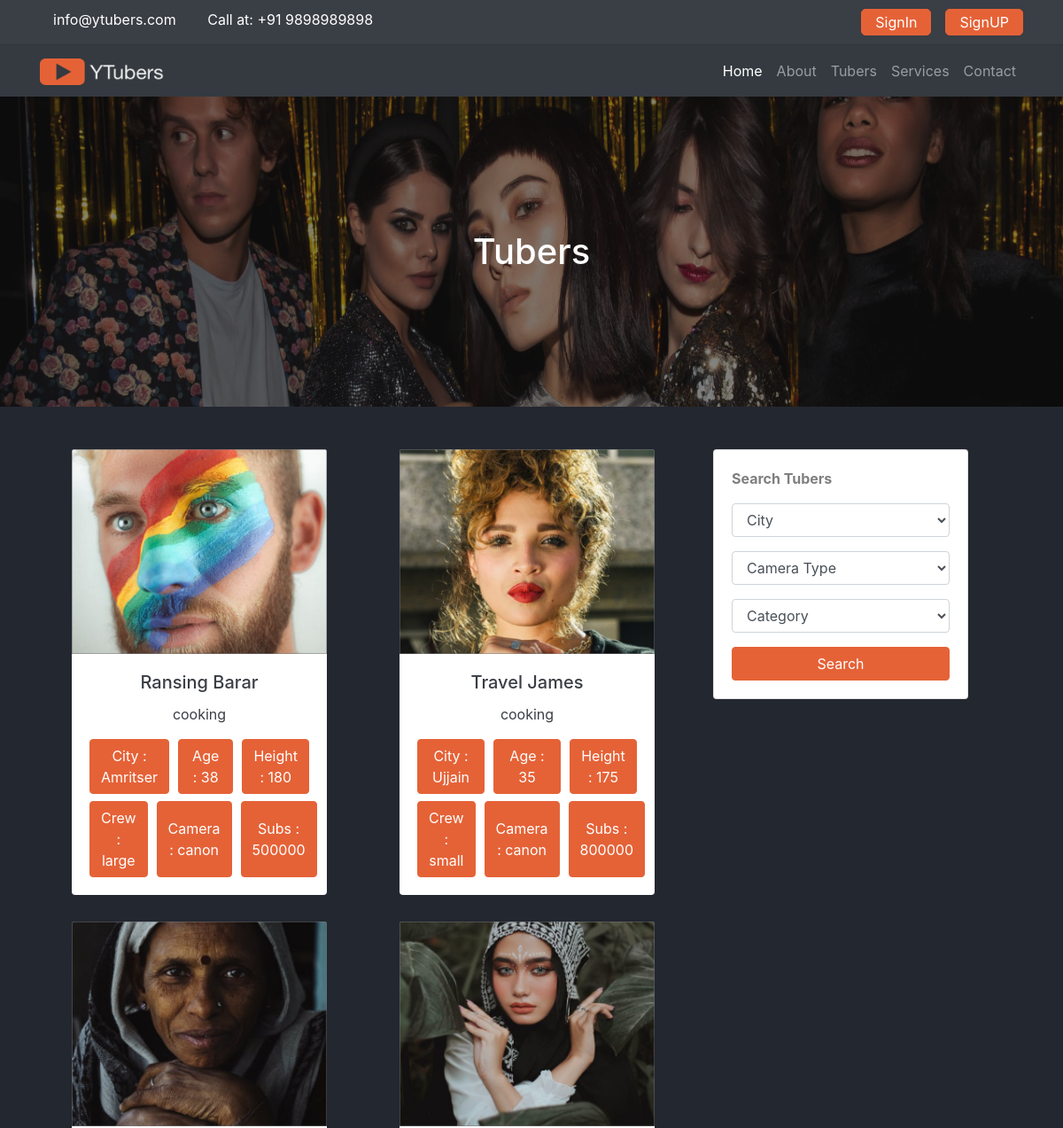
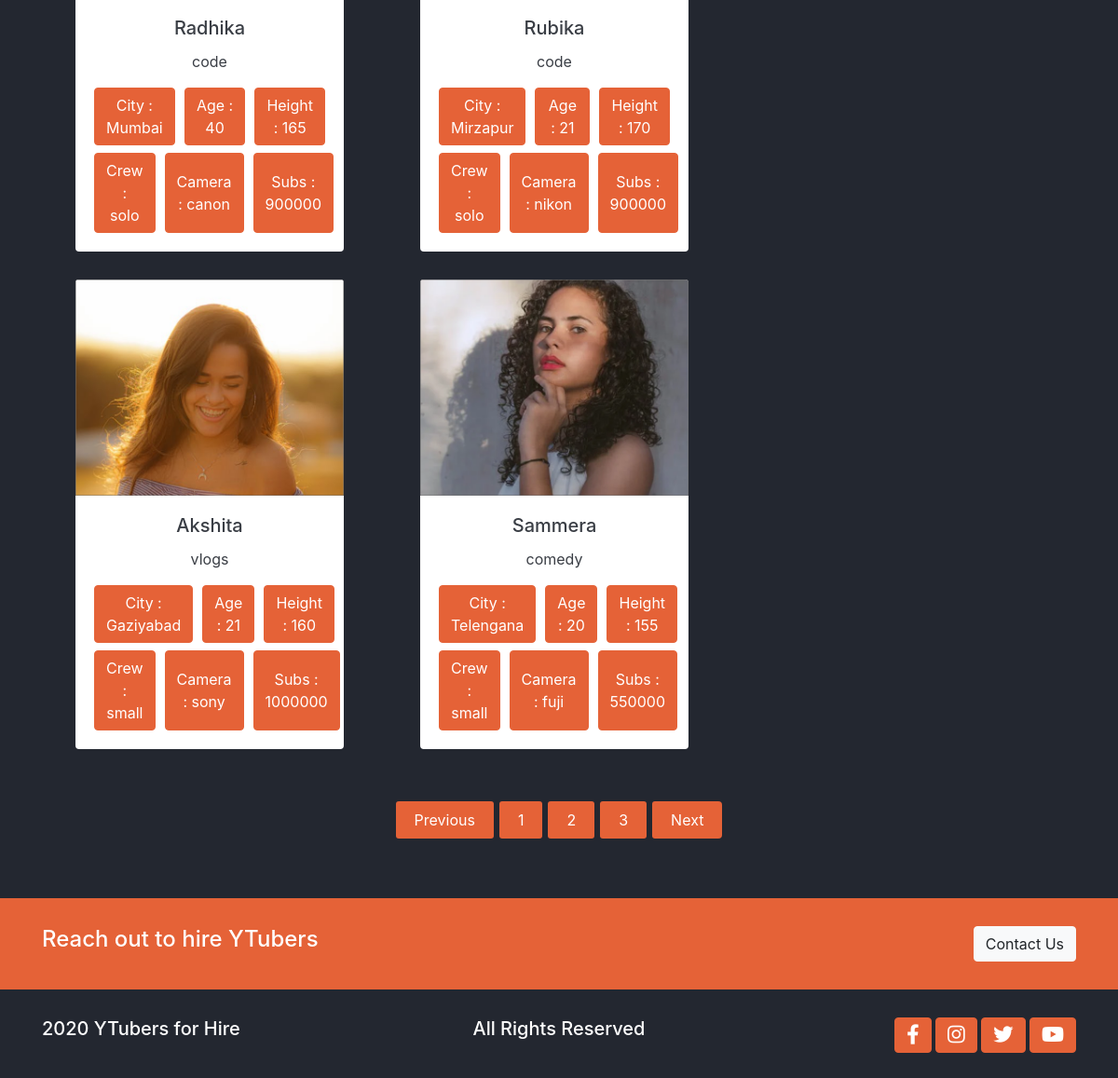
The page /youtubers/ on the database its author committed (2 pictures, top to bottom).
### youtubers/models.py (models this page shows)
class Youtuber(models.Model):
	crew_choices=(
		  ('solo','solo'),
		  ('small','small'),
		  ('large','large'),
		)
	camera_choices=(
		  ('canon','canon'),
		  ('nikon','nikon'),
		  ('sony','sony'),
		  ('red','red'),
		  ('fuji','fuji'),
		  ('panasonic','panasonic'),
		  ('other','other'),
		)
	category_choices=(
		  ('code','code'),
		  ('mobilereview','mobile_review'),
		  ('cooking','cooking'),
		  ('vlogs','vlogs'),
		  ('comedy','comedy'),
		  ('music','music'),
		  ('gaming','gaming'),
		)
	name = models.CharField(max_length=255)
	price = models.IntegerField()
	photo = models.ImageField(upload_to='media/ytubers/%y/%m/')
	vedio_url = models.CharField(max_length=255)
	description = RichTextField()
	city = models.CharField(max_length=255)
	age = models.IntegerField()
	hight = models.IntegerField()
	crew = models.CharField(choices=crew_choices,max_length=255)
	camera_type = models.CharField(choices=camera_choices,max_length=255)
	subs_count = models.CharField(max_length=255)
	category = models.CharField(choices=category_choices,max_length=255)
	is_featured = models.BooleanField(default=False)
	created_date = models.DateTimeField(default=datetime.now, blank=True)

### youtubers/views.py (the view)
# urls.py: path('youtubers/',include('youtubers.urls')),
def youtubers(request):
	tubers = Youtuber.objects.all()
	data = {
	    'tubers' : tubers,
	}
	return render(request,'youtubers/youtubers.html',data)

### templates/youtubers/youtubers.html (shortened to what this page needs)
{%extends 'base.html' %}
{% load static %}
{% block content %}
 <main class="tubers-page">
    <div class="banner">
      <img src="{% static './assets/images/bg-banner.png' %}" alt="" class="img-fluid w-100">
      <h1 class="text-center">
        Tubers
      </h1>
    </div>
    <section class="container mt-5 mb-5">
      <div class="row ">
        <div class="col-lg-8 mb-2 ">
          <section class="tubers">
            {% for tuber in tubers %}
            <div class="card border-0 text-center">
              <div class="feature-text">
              	<a href="{% url 'youtubers_detail' tuber.id %}">
                <img src="{{ tuber.photo.url }}" class="card-img-top" alt="team-member">
                </a>
              </div>
              <div class="card-body">
                <h5 class="card-title">{{ tuber.name }}</h5>
                <p class="card-text">{{ tuber.category }}</p>
                <div class="person-description mt-2">
                  <button class="btn btn-accent"> City : {{ tuber.city }}</button>
                  <button class="btn btn-accent"> Age : {{ tuber.age }}</button>
                  <button class="btn btn-accent"> Height : {{ tuber.hight }}</button>
                </div>
                <div class="person-description mt-2">
                  <button class="btn btn-accent"> Crew : {{ tuber.crew }} </button>
                  <button class="btn btn-accent"> Camera : {{ tuber.camera_type }} </button>
                  <button class="btn btn-accent"> Subs : {{ tuber.subs_count }}</button>
                </div>
              </div>
            </div>
            {% endfor %}
          </section>
        </div>
        <div class="col-lg-4 ">
          <div class="card">
            <div class="card-body">
              <p class="text-left font-weight-bolder text-black-50">
                Search Tubers
              </p>
              <form>
                <div class="form-group">
                  <select id="inputState" class="form-control">
                    <option selected disabled hidden>City</option>
                  </select>
                </div>
                <div class="form-group">
                  <select id="inputState" class="form-control">
                    <option selected disabled hidden>Camera Type</option>
                  </select>
                </div>
                <div class="form-group">
                  <select class="form-control">
                    <option selected disabled hidden>Category</option>
                  </select>
                </div>
              </form>
              <button class="btn btn-accent btn-block">Search</button>
            </div>
          </div>
        </div>
      </div>
    </section>
    <div class="container section pagination-section mt-3">
      <nav aria-label="Page navigation example">
        <ul class="pagination justify-content-center">
          <li class="page-item disabled">
            <a class="page-link" href="#" tabindex="-1" aria-disabled="true">Previous</a>
          </li>
          <li class="page-item"><a class="page-link" href="#">1</a></li>
          <li class="page-item"><a class="page-link" href="#">2</a></li>
          <li class="page-item"><a class="page-link" href="#">3</a></li>
          <li class="page-item">
            <a class="page-link" href="#">Next</a>
          </li>
        </ul>
      </nav>
    </div>
  </main>
{% endblock %}

### templates/base.html (shortened to what this page needs)
{% load static %}
<!DOCTYPE html>
<html lang="en">
<head>
  <link rel="stylesheet" href="https://cdnjs.cloudflare.com/ajax/libs/font-awesome/5.15.1/css/all.min.css"
 />
  <link rel="stylesheet" href="https://cdnjs.cloudflare.com/ajax/libs/animate.css/4.1.1/animate.min.css" />
  <link rel="stylesheet" type="text/css" href="//cdn.jsdelivr.net/npm/slick-carousel@1.8.1/slick/slick.css" />
  <link rel="stylesheet" type="text/css" href="//cdn.jsdelivr.net/npm/slick-carousel@1.8.1/slick/slick-theme.css" />
  <link rel="stylesheet" href="https://cdn.jsdelivr.net/npm/bootstrap@4.5.3/dist/css/bootstrap.min.css"
>
  <link rel="stylesheet" href="{% static './css/base.css' %}">
  <link rel="stylesheet" href="{% static './css/utils.css' %}">
  <link rel="stylesheet" href="{% static './css/style.css' %}">
  <link rel="stylesheet" href="{% static './css/mediaquery.css' %}">
</head>
<body>
  <header class="header ">
    <div class="container">
      <div class="row ">
        <div class="col-md-6 header-info">
          <a href="mailto:info@ytubers.com" class="mr-3">info@ytubers.com</a>
          <span>Call at: +91 9898989898 </span>
        </div>
        <div class="header-buttons col-md-6 d-flex justify-content-end">
          {% if user.is_authenticated %}
          <a class="btn btn-accent mr-3" href="{% url 'dashboard' %}">dashboard</a>
          <a class="btn btn-accent " href="{% url 'logouts' %}">logout</a>
          {% else %}
           <a class="btn btn-accent mr-3" href="{% url 'login' %}">SignIn</a>
          <a class="btn btn-accent " href="{% url 'register' %}">SignUP</a>
          {% endif %}
        </div>
      </div>
    </div>
  </header>
  <nav class="navbar navbar-expand-lg navbar-dark bg-dark">
    <div class="container">
      <a class="navbar-brand" href="{% url 'home' %}">
        <img src="{% static './assets/images/logo.png' %}" alt="" width="140" height="30" alt="" loading="lazy">
      </a>
      <div class="collapse navbar-collapse" id="navbarNav">
        <ul class="navbar-nav ml-auto">
          <li class="nav-item active">
            <a class="nav-link" href="{% url 'home' %}">Home</a>
          </li>
          <li class="nav-item">
            <a class="nav-link" href="{% url 'about' %}">About</a>
          </li>
          <li class="nav-item">
            <a class="nav-link" href="{% url 'youtubers' %}">Tubers</a>
          </li>
          <li class="nav-item">
            <a class="nav-link" href="{% url 'services' %}">Services</a>
          </li>
          <li class="nav-item">
            <a class="nav-link" href="{% url 'contact' %}">Contact</a>
          </li>
        </ul>
      </div>
    </div>
  </nav>
  {% block content %}
  {% endblock %}
  <footer>
    <div class="bg-accent mt-5">
      <div class="container">
        <div class="row">
          <div class="col-sm-6 text-lg-left text-center">
            <h4>
              Reach out to hire YTubers
            </h4>
          </div>
          <div class="col-sm-6 text-lg-right text-center">
            <button class="btn btn-light">
              Contact Us
            </button>
          </div>
        </div>
      </div>
    </div>
    <div class="container">
      <div class="row">
        <div class="col-md-4 text-lg-left text-center">
          <h5>
            2020 YTubers for Hire
          </h5>
        </div>
        <div class="col-md-4 text-lg-center text-center">
          <h5>
            All Rights Reserved
          </h5>
        </div>
        <div class="col-md-4 text-lg-right text-center">
          <div>
            <button class="btn btn-accent"> <i class="fab fa-facebook-f fa-lg	"></i> </button>
            <button class="btn btn-accent"> <i class="fab fa-instagram fa-lg	"></i> </button>
            <button class="btn btn-accent"> <i class="fab fa-twitter fa-lg	"></i> </button>
            <button class="btn btn-accent"> <i class="fab fa-youtube fa-lg	"></i> </button>
          </div>
        </div>
      </div>
    </div>
  </footer>
</body>
</html>

### tubers/static/css/base.css (style rules this page uses)
:root { --primary: #232730; --secondary: #3a3e45; --white: #888787; --accent: #e56237; }
body { background-color: var(--primary); color: #fff; }
a { color: #fff; }
.btn-accent { background-color: var(--accent); color: #fff; border-color: var(--accent); outline: none; }
.card { color: var(--secondary); width: 18rem; }
main { overflow: hidden; }
.page-item.disabled .page-link, .page-link { background-color: var(--accent); border: none; padding: 10px 20px; line-height: none; color: #fff; margin: 0 3px; border-radius: 3px; }

### tubers/static/css/utils.css (style rules this page uses)
.bg-accent { color: #ffffff; background-color: var(--accent); }
.banner { position: relative; }
.banner img { height: 350px; width: 100%; }
.banner h1 { position: absolute; top: 50%; left: 50%; transform: translate(-50%, -50%); }
.feature-text { position: relative; }
.person-description { display: grid; grid-template-columns: 1fr 1fr 1fr; column-gap: 10px; }

### tubers/static/css/style.css (style rules this page uses)
.header { background-color: var(--secondary); padding: 10px 0; color: #fff; border-bottom: 1px solid #333; }
.header a { padding: 2px 15px; border-radius: 5px; }
footer .container { padding-top: 30px; padding-bottom: 30px; }
.tubers-page .tubers { display: grid; grid-template-columns: 1fr 1fr; row-gap: 30px; column-gap: 10px; justify-items: center; }

### rows shown on the page
Youtuber: photo (picture), name "Ransing Barar", category "cooking", city "Amritser", age "38", hight "180", crew "large", camera_type "canon", subs_count "500000"
Youtuber: photo (picture), name "Travel James", category "cooking", city "Ujjain", age "35", hight "175", crew "small", camera_type "canon", subs_count "800000"
Youtuber: photo (picture), name "Radhika", category "code", city "Mumbai", age "40", hight "165", crew "solo", camera_type "canon", subs_count "900000"
Youtuber: photo (picture), name "Rubika", category "code", city "Mirzapur", age "21", hight "170", crew "solo", camera_type "nikon", subs_count "900000"
Youtuber: photo (picture), name "Akshita", category "vlogs", city "Gaziyabad", age "21", hight "160", crew "small", camera_type "sony", subs_count "1000000"
Youtuber: photo (picture), name "Sammera", category "comedy", city "Telengana", age "20", hight "155", crew "small", camera_type "fuji", subs_count "550000"
